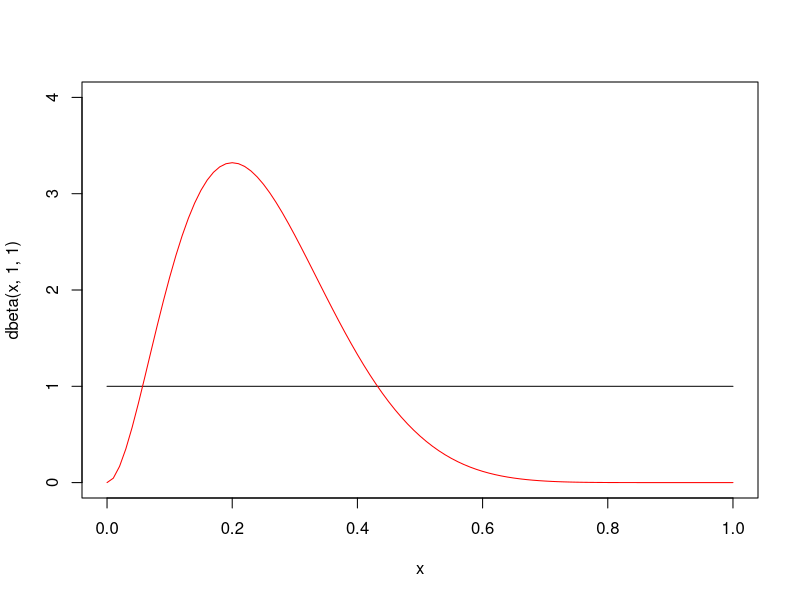
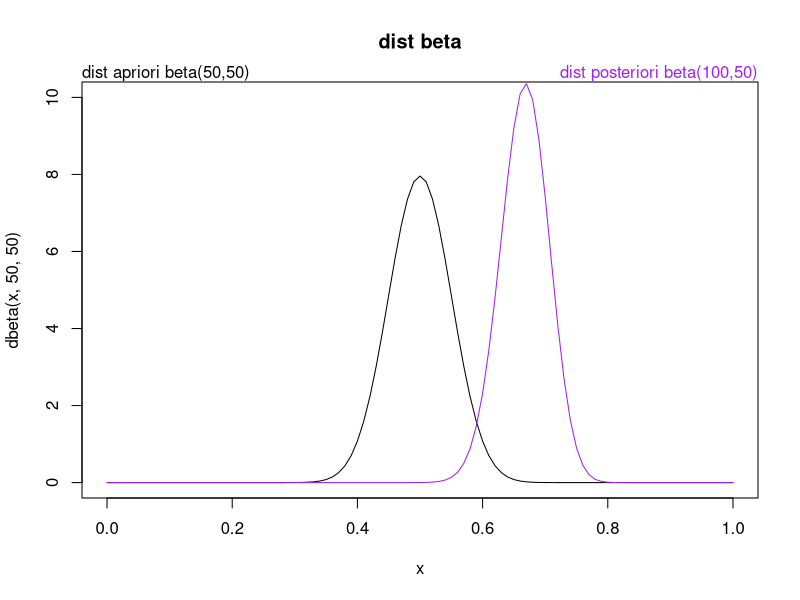

Reproduce these figures in R, in order.
curve(dbeta(x,1,1), from=0, to=1, ylim=c(0,4))
curve(dbeta(x,3,9), col = "red", add=TRUE)
par(mfrow = c(1,1))
curve(dbeta(x,50,50), from=0, to=1, col="#000000", main="dist beta", ylim=c(0,10))
curve(dbeta(x,100,50), from=0, to=1, col="purple", add=TRUE )
mtext("dist apriori beta(50,50) ", adj = 0)
mtext("dist posteriori beta(100,50)", col = "purple", adj = 1)
